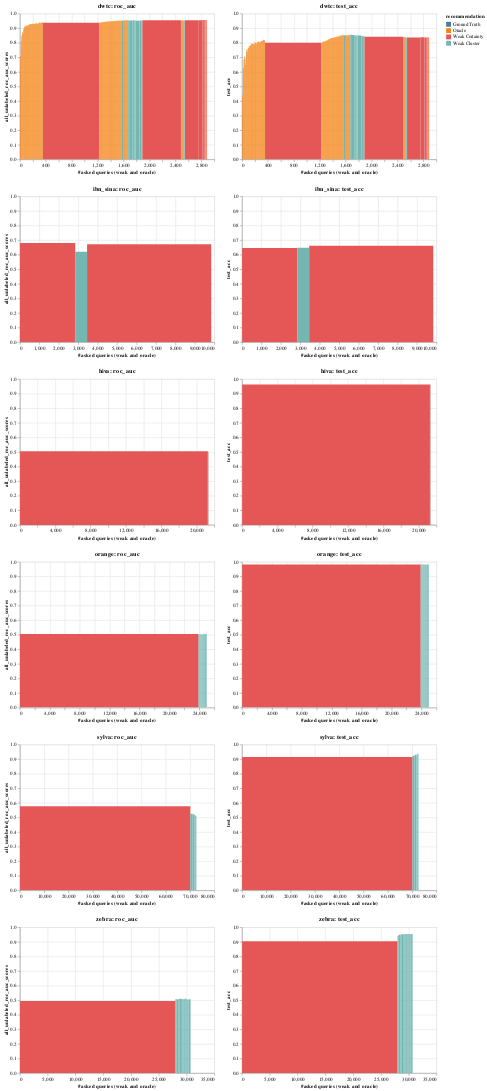

Notebook code for this chart:
### Code cell
pre_fetch_data(15)
visualise_top_n(15)
